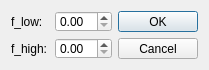
<?xml version="1.0" encoding="UTF-8"?>
<ui version="4.0">
 <class>HomomorphicFilterDialog</class>
 <widget class="QDialog" name="HomomorphicFilterDialog">
  <property name="geometry">
   <rect>
    <x>0</x>
    <y>0</y>
    <width>209</width>
    <height>70</height>
   </rect>
  </property>
  <property name="sizePolicy">
   <sizepolicy hsizetype="Preferred" vsizetype="Preferred">
    <horstretch>0</horstretch>
    <verstretch>0</verstretch>
   </sizepolicy>
  </property>
  <property name="minimumSize">
   <size>
    <width>209</width>
    <height>70</height>
   </size>
  </property>
  <property name="maximumSize">
   <size>
    <width>209</width>
    <height>70</height>
   </size>
  </property>
  <property name="windowTitle">
   <string>Properties</string>
  </property>
  <layout class="QHBoxLayout" name="horizontalLayout_3">
   <item>
    <layout class="QVBoxLayout" name="verticalLayout">
     <item>
      <layout class="QHBoxLayout" name="horizontalLayout">
       <item>
        <widget class="QLabel" name="label">
         <property name="text">
          <string>f_low:</string>
         </property>
        </widget>
       </item>
       <item>
        <widget class="QDoubleSpinBox" name="fLow">
         <property name="singleStep">
          <double>0.010000000000000</double>
         </property>
        </widget>
       </item>
      </layout>
     </item>
     <item>
      <layout class="QHBoxLayout" name="horizontalLayout_2">
       <item>
        <widget class="QLabel" name="label_2">
         <property name="text">
          <string>f_high:</string>
         </property>
        </widget>
       </item>
       <item>
        <widget class="QDoubleSpinBox" name="fHigh">
         <property name="singleStep">
          <double>0.010000000000000</double>
         </property>
        </widget>
       </item>
      </layout>
     </item>
    </layout>
   </item>
   <item>
    <widget class="QDialogButtonBox" name="buttonBox">
     <property name="orientation">
      <enum>Qt::Vertical</enum>
     </property>
     <property name="standardButtons">
      <set>QDialogButtonBox::Cancel|QDialogButtonBox::Ok</set>
     </property>
    </widget>
   </item>
  </layout>
 </widget>
 <resources/>
 <connections>
  <connection>
   <sender>buttonBox</sender>
   <signal>accepted()</signal>
   <receiver>HomomorphicFilterDialog</receiver>
   <slot>accept()</slot>
   <hints>
    <hint type="sourcelabel">
     <x>248</x>
     <y>254</y>
    </hint>
    <hint type="destinationlabel">
     <x>157</x>
     <y>274</y>
    </hint>
   </hints>
  </connection>
  <connection>
   <sender>buttonBox</sender>
   <signal>rejected()</signal>
   <receiver>HomomorphicFilterDialog</receiver>
   <slot>reject()</slot>
   <hints>
    <hint type="sourcelabel">
     <x>316</x>
     <y>260</y>
    </hint>
    <hint type="destinationlabel">
     <x>286</x>
     <y>274</y>
    </hint>
   </hints>
  </connection>
 </connections>
</ui>
